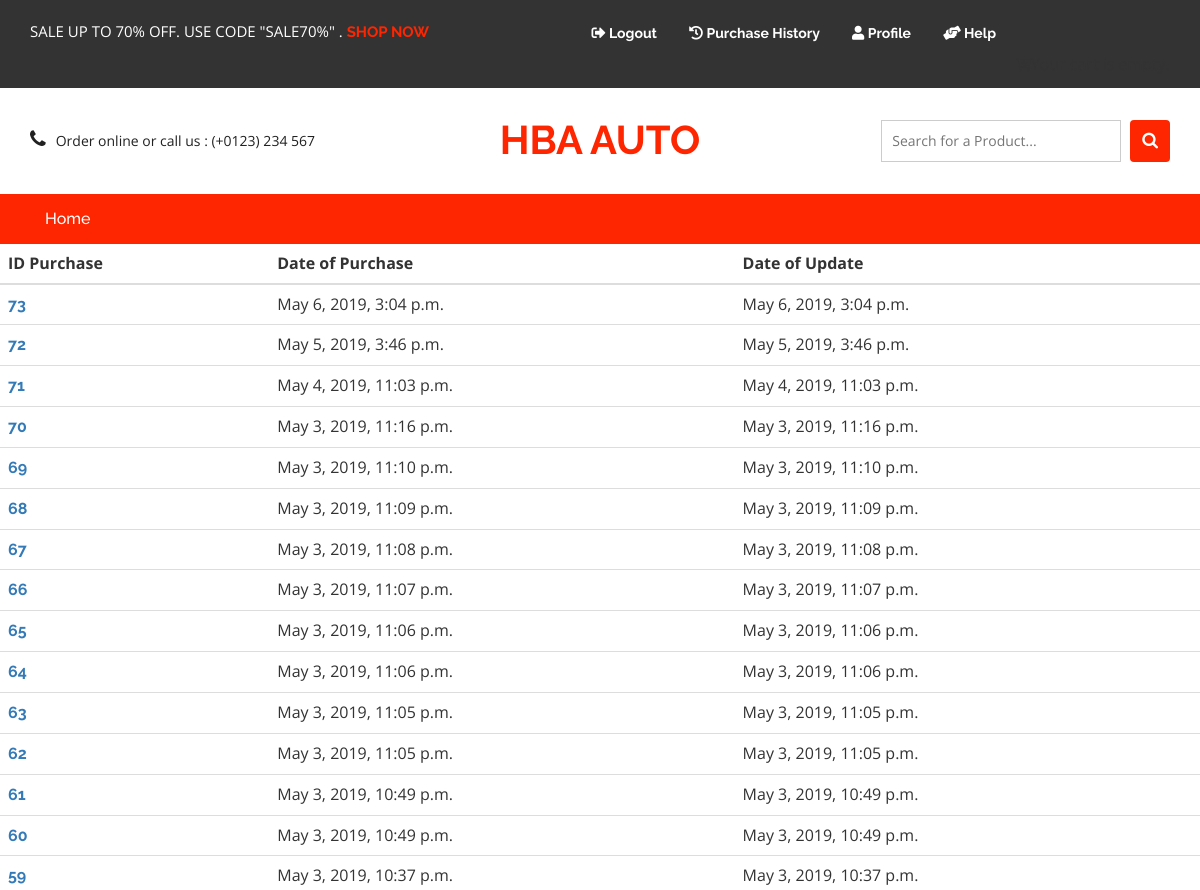
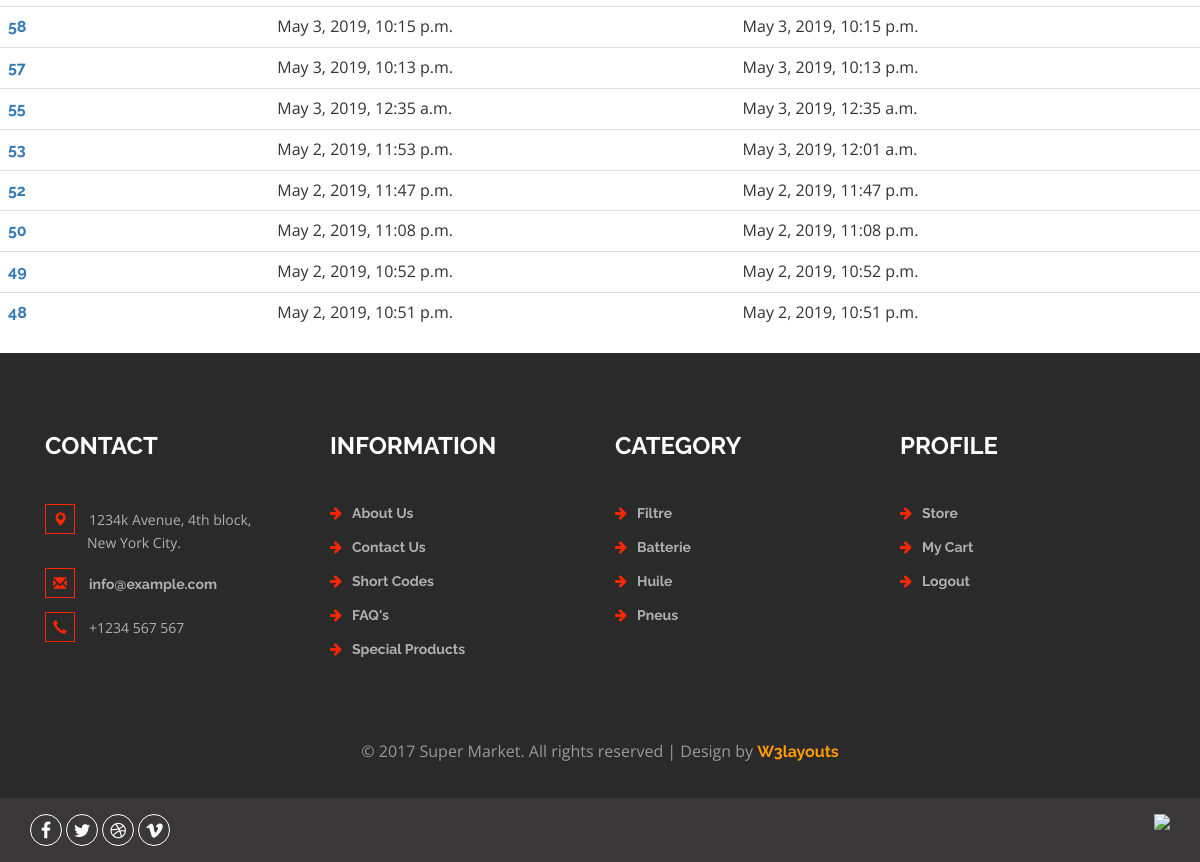
The page /orders/history (signed in) on the database its author committed (2 pictures, top to bottom).
### orders/models.py (models this page shows, shortened)
class Order(models.Model):
    user = models.ForeignKey(settings.AUTH_USER_MODEL, default=1, on_delete=models.CASCADE)
    created = models.DateTimeField(auto_now_add=True)
    updated = models.DateTimeField(auto_now=True)
    paid = models.BooleanField(default=False)
    class Meta:
        ordering = ('-created',)

### orders/views.py (the view)
# urls.py: path('history',views.order_history, name='history'),
@login_required
def order_history(request):
    user = request.user
    purchases = Order.objects.filter(user_id=user.id)
    context = {
        'purchases': purchases
    }
    return render(request, 'orders/order/history.html', context)

### cart/cart.py (called while the page is built)
    def __len__(self):
        return sum(item['quantity'] for item in self.cart.values())

### cart/context_processors.py (called while the page is built)
def cart(request):
    return {'cart': Cart(request)}

### orders/templates/orders/order/history.html
{% extends 'shop/base.html' %}
{% load static %}
{% block content %}
<table class="table">
    <thead>
        <tr>
        <th scope="col">ID Purchase</th>
        <th scope="col">Date of Purchase</th>
        <th scope="col">Date of Update</th>
        </tr>
    </thead>
    <tbody>
        {% for order in purchases %}
            <tr>
            <td><a href="{% url 'orders:order_list'  order.id %}">{{order.id}}</a></td>
            <td>{{order.created}}</td>
            <td>{{order.updated}}</td>
            </tr>
        {% endfor %}
    </tbody>
</table>
{% endblock %}

### products/static/products/css/style.css (style rules this page uses)
html, body { font-size: 100%; font-family: 'Open Sans', sans-serif; background:white; }
h1,h2,h3,h4,h5,h6,a { font-family: 'Raleway', sans-serif; margin:0; font-weight:700; }

### rows shown on the page
Order: id "73", created "May 6, 2019, 3:04 p.m.", updated "May 6, 2019, 3:04 p.m."
Order: id "72", created "May 5, 2019, 3:46 p.m.", updated "May 5, 2019, 3:46 p.m."
Order: id "71", created "May 4, 2019, 11:03 p.m.", updated "May 4, 2019, 11:03 p.m."
Order: id "70", created "May 3, 2019, 11:16 p.m.", updated "May 3, 2019, 11:16 p.m."
Order: id "69", created "May 3, 2019, 11:10 p.m.", updated "May 3, 2019, 11:10 p.m."
Order: id "68", created "May 3, 2019, 11:09 p.m.", updated "May 3, 2019, 11:09 p.m."
Order: id "67", created "May 3, 2019, 11:08 p.m.", updated "May 3, 2019, 11:08 p.m."
Order: id "66", created "May 3, 2019, 11:07 p.m.", updated "May 3, 2019, 11:07 p.m."
Order: id "65", created "May 3, 2019, 11:06 p.m.", updated "May 3, 2019, 11:06 p.m."
Order: id "64", created "May 3, 2019, 11:06 p.m.", updated "May 3, 2019, 11:06 p.m."
Order: id "63", created "May 3, 2019, 11:05 p.m.", updated "May 3, 2019, 11:05 p.m."
Order: id "62", created "May 3, 2019, 11:05 p.m.", updated "May 3, 2019, 11:05 p.m."
Order: id "61", created "May 3, 2019, 10:49 p.m.", updated "May 3, 2019, 10:49 p.m."
Order: id "60", created "May 3, 2019, 10:49 p.m.", updated "May 3, 2019, 10:49 p.m."
Order: id "59", created "May 3, 2019, 10:37 p.m.", updated "May 3, 2019, 10:37 p.m."
Order: id "58", created "May 3, 2019, 10:15 p.m.", updated "May 3, 2019, 10:15 p.m."
Order: id "57", created "May 3, 2019, 10:13 p.m.", updated "May 3, 2019, 10:13 p.m."
Order: id "55", created "May 3, 2019, 12:35 a.m.", updated "May 3, 2019, 12:35 a.m."
Order: id "53", created "May 2, 2019, 11:53 p.m.", updated "May 3, 2019, 12:01 a.m."
Order: id "52", created "May 2, 2019, 11:47 p.m.", updated "May 2, 2019, 11:47 p.m."
Order: id "50", created "May 2, 2019, 11:08 p.m.", updated "May 2, 2019, 11:08 p.m."
Order: id "49", created "May 2, 2019, 10:52 p.m.", updated "May 2, 2019, 10:52 p.m."
Order: id "48", created "May 2, 2019, 10:51 p.m.", updated "May 2, 2019, 10:51 p.m."
